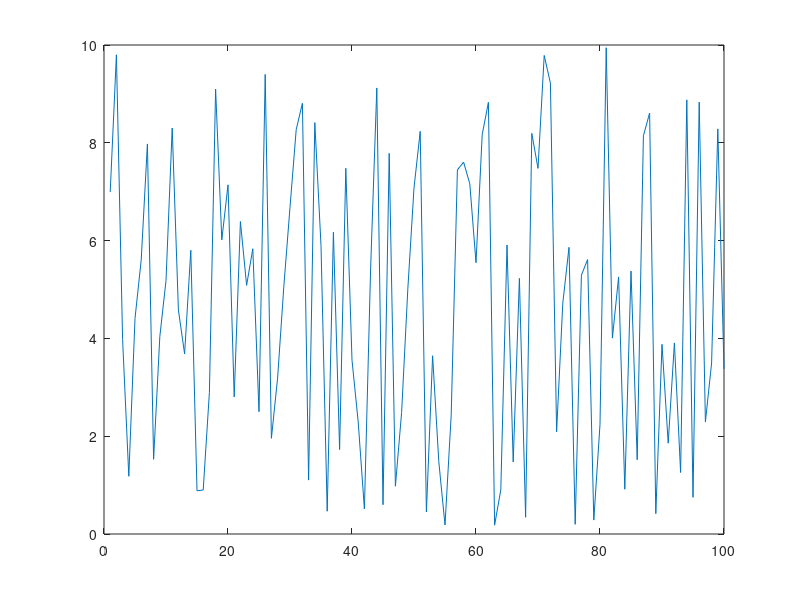

MATLAB code for this plot: (Note: this script raises an error after producing the figure.)
function varargout = addgradient(ax,topcolor,bottomcolor)
% ADDGRADIENT   Add a nice looking gradient background to a plot
%
% ADDGRADIENT adds a subtle gray gradient background to the current plot
%
% ADDGRADIENT(AX) adds the gradient to the plot in axes with handle AX.
%
% ADDGRADIENT(AX,TOPCOLOR,BOTTOMCOLOR) adds a gradient ranging from the
% specified colors, with TOPCOLOR at the top of the plot and BOTTOMCOLOR at
% the bottom of the plot.  TOPCOLOR and BOTTOMCOLOR must be specified as
% RGB triplets, e.g. [R G B], where R, G, and B range from 0 to 1 to
% indicate the intensity of Red, Green, and Blue in the specified color
%
% P = ADDGRADIENT(...)  returns handle to the patch used to draw the
% gradient.  This is useful if you want to further modify the gradient,
% such as by setting the transparency
%
% It is recommended that you add the gradient after setting the final axis
% limits, since the gradient is not redrawn when axis limits change.
%
% Ex
   clf
   plot(10*rand(1,100));
   addgradient


   clf
   ax1 = subplot(211)
   plot(magic(3))
   ax2 = subplot(212)
   plot(10*rand(1,100));
   topcolor = [1 0 0];    % red
   bottomcolor = [0 1 0]; % green
   addgradient(ax1)       % Default gray gradient to top plot
   p = addgradient(ax2,topcolor,bottomcolor);  % Red-green gradient to bottom plot
   set(p,'FaceAlpha',.3)  % Make transparent


% Scott Hirsch
% shirsch@mathworks.com
% Copyright 2010 The MathWorks, Inc


if nargin==0 | isempty(ax)
    ax = gca;
end
if nargin<2
    topcolor = [.95 .95 .95];
    bottomcolor = [.75 .75 .75];
end


lim = axis(ax);
xdata = [lim(1) lim(2) lim(2) lim(1)];
ydata = [lim(3) lim(3) lim(4) lim(4)];
cdata(1,1,:) = bottomcolor;
cdata(1,2,:) = bottomcolor;
cdata(1,3,:) = topcolor;
cdata(1,4,:) = topcolor;

p =patch(xdata,ydata,'k','Parent',ax);

set(p,'CData',cdata, ...
    'FaceColor','interp', ...
    'EdgeColor','none', ...
    'HitTest','off');

if nargout
    varargout{1} = p;
end
